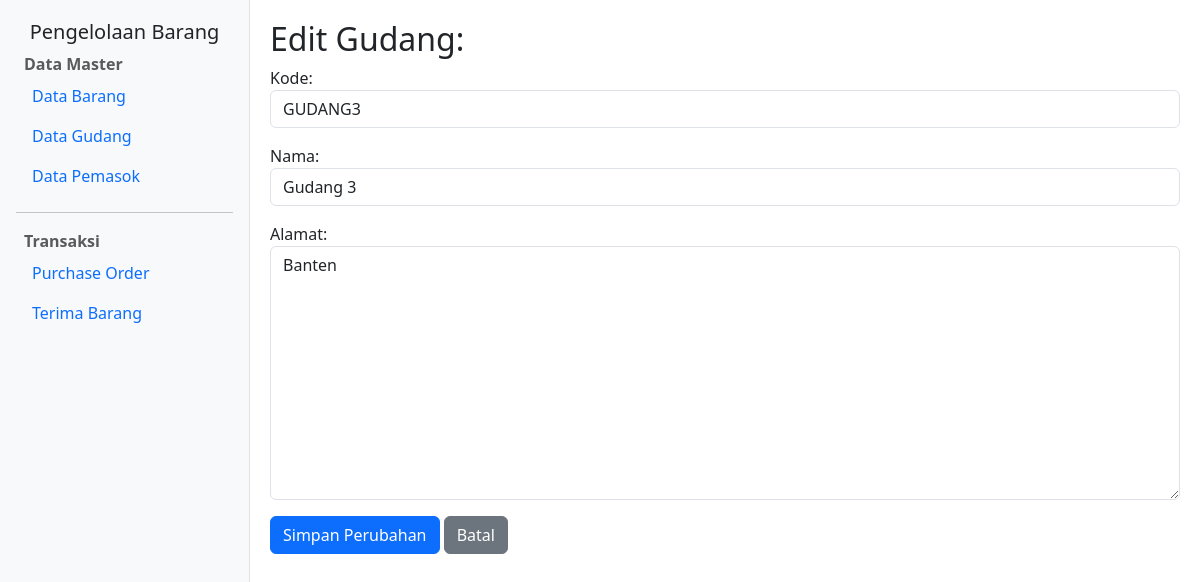
Screenshot of /gudang/update/4/ with the database file from the repository.
### app_barang/models.py (models this page shows, shortened)
class Gudang(models.Model):
    kode = models.CharField(max_length=50, null=False, unique=True)
    nama = models.CharField(max_length=100, null=False, blank=False)
    alamat = models.TextField(null=False, blank=False)

### app_barang/views.py (the view)
# urls.py: path('gudang/update/<int:pk>/', views.gudang_update, name='gudang_update'),
def gudang_update(request, pk):
    gudang = get_object_or_404(Gudang, pk=pk)
    gudang_dipakai = PO.objects.filter(gudang=gudang).exists()
    if not gudang_dipakai:
        if request.method == 'POST':
            form = GudangForm(request.POST, instance=gudang)
            if form.is_valid():
                form.save()
                return redirect('gudang_list')
        else:
            form = GudangForm(instance=gudang)
        return render(request, 'app_barang/gudang/gudang_edit.html', {'form': form, 'gudang': gudang})
    else:
        return HttpResponse('Maaf gudang tidak dapat dimodifikasi karena telah digunakan oleh PO')

### app_barang/forms.py
class GudangForm(forms.ModelForm):
    class Meta:
        model = Gudang
        fields = ['kode', 'nama', 'alamat']
        widgets = {
            'kode': forms.TextInput(attrs={'class': 'form-control'}),
            'nama': forms.TextInput(attrs={'class': 'form-control'}),
            'alamat': forms.Textarea(attrs={'class': 'form-control'}),
        }

### app_barang/templates/app_barang/gudang/gudang_edit.html (shortened to what this page needs)
{% extends 'app_barang/layout/base.html' %}
{% block content %}
    <h2>Edit Gudang: {{ pemasok.nama }}</h2>
    <form method="POST">
        {{ form.as_p }}
        <button type="submit" class="btn btn-primary">Simpan Perubahan</button>
        <a href="{% url 'pemasok_list' %}" class="btn btn-secondary">Batal</a>
    </form>
{% endblock %}

### app_barang/templates/app_barang/layout/base.html (style rules this page uses)
body { min-height: 100vh; display: flex; }

### rows the page displays
Gudang: kode "GUDANG3", nama "Gudang 3", alamat "Banten"
